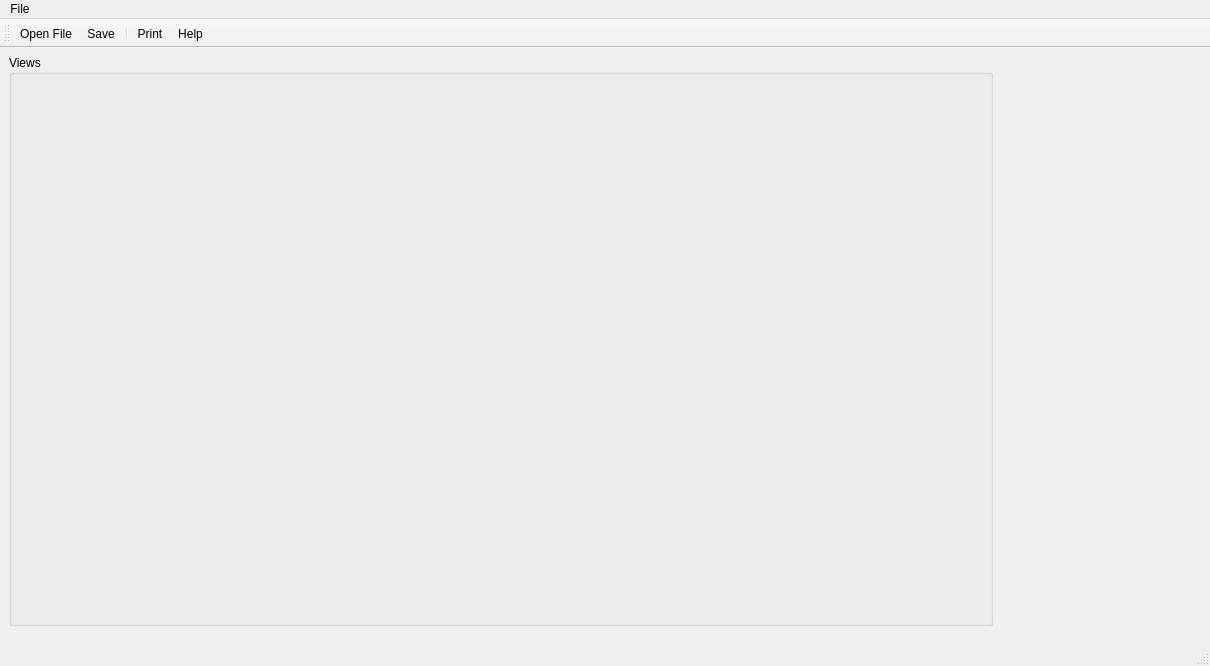
<?xml version="1.0" encoding="UTF-8"?>
<ui version="4.0">
 <class>SimpleView</class>
 <widget class="QMainWindow" name="SimpleView">
  <property name="geometry">
   <rect>
    <x>0</x>
    <y>0</y>
    <width>1210</width>
    <height>666</height>
   </rect>
  </property>
  <property name="windowTitle">
   <string>SimpleView</string>
  </property>
  <property name="windowIcon">
   <iconset resource="Icons/icons.qrc">
    <normaloff>:/Icons/help.png</normaloff>:/Icons/help.png</iconset>
  </property>
  <property name="iconSize">
   <size>
    <width>22</width>
    <height>22</height>
   </size>
  </property>
  <widget class="QWidget" name="centralwidget">
   <widget class="QGroupBox" name="groupBoxGraph">
    <property name="geometry">
     <rect>
      <x>9</x>
      <y>7</y>
      <width>984</width>
      <height>571</height>
     </rect>
    </property>
    <property name="sizePolicy">
     <sizepolicy hsizetype="Expanding" vsizetype="Expanding">
      <horstretch>1</horstretch>
      <verstretch>1</verstretch>
     </sizepolicy>
    </property>
    <property name="title">
     <string>Views</string>
    </property>
    <layout class="QVBoxLayout">
     <property name="spacing">
      <number>0</number>
     </property>
     <property name="leftMargin">
      <number>0</number>
     </property>
     <property name="topMargin">
      <number>0</number>
     </property>
     <property name="rightMargin">
      <number>0</number>
     </property>
     <property name="bottomMargin">
      <number>0</number>
     </property>
     <item>
      <widget class="QVTKOpenGLWidget" name="qvtkWidget" native="true">
       <property name="sizePolicy">
        <sizepolicy hsizetype="Expanding" vsizetype="Expanding">
         <horstretch>1</horstretch>
         <verstretch>1</verstretch>
        </sizepolicy>
       </property>
       <property name="minimumSize">
        <size>
         <width>300</width>
         <height>300</height>
        </size>
       </property>
      </widget>
     </item>
    </layout>
   </widget>
  </widget>
  <widget class="QMenuBar" name="menubar">
   <property name="geometry">
    <rect>
     <x>0</x>
     <y>0</y>
     <width>1210</width>
     <height>22</height>
    </rect>
   </property>
   <widget class="QMenu" name="menuFile">
    <property name="title">
     <string>File</string>
    </property>
    <addaction name="actionOpenFile"/>
    <addaction name="actionSave"/>
    <addaction name="separator"/>
    <addaction name="actionPrint"/>
    <addaction name="actionHelp"/>
    <addaction name="actionExit"/>
   </widget>
   <addaction name="menuFile"/>
  </widget>
  <widget class="QStatusBar" name="statusbar"/>
  <widget class="QToolBar" name="toolBar">
   <property name="orientation">
    <enum>Qt::Horizontal</enum>
   </property>
   <property name="iconSize">
    <size>
     <width>22</width>
     <height>22</height>
    </size>
   </property>
   <attribute name="toolBarArea">
    <enum>TopToolBarArea</enum>
   </attribute>
   <attribute name="toolBarBreak">
    <bool>false</bool>
   </attribute>
   <addaction name="actionOpenFile"/>
   <addaction name="actionSave"/>
   <addaction name="separator"/>
   <addaction name="actionPrint"/>
   <addaction name="actionHelp"/>
  </widget>
  <action name="actionOpenFile">
   <property name="enabled">
    <bool>true</bool>
   </property>
   <property name="icon">
    <iconset resource="Icons/icons.qrc">
     <normaloff>:/Icons/fileopen.png</normaloff>:/Icons/fileopen.png</iconset>
   </property>
   <property name="text">
    <string>Open File...</string>
   </property>
  </action>
  <action name="actionExit">
   <property name="text">
    <string>Exit</string>
   </property>
  </action>
  <action name="actionPrint">
   <property name="icon">
    <iconset resource="Icons/icons.qrc">
     <normaloff>:/Icons/print.png</normaloff>:/Icons/print.png</iconset>
   </property>
   <property name="text">
    <string>Print</string>
   </property>
  </action>
  <action name="actionHelp">
   <property name="icon">
    <iconset resource="Icons/icons.qrc">
     <normaloff>:/Icons/help.png</normaloff>:/Icons/help.png</iconset>
   </property>
   <property name="text">
    <string>Help</string>
   </property>
  </action>
  <action name="actionSave">
   <property name="icon">
    <iconset resource="Icons/icons.qrc">
     <normaloff>:/Icons/filesave.png</normaloff>:/Icons/filesave.png</iconset>
   </property>
   <property name="text">
    <string>Save</string>
   </property>
  </action>
 </widget>
 <customwidgets>
  <customwidget>
   <class>QVTKOpenGLWidget</class>
   <extends>QWidget</extends>
   <header>QVTKOpenGLWidget.h</header>
  </customwidget>
 </customwidgets>
 <resources>
  <include location="Icons/icons.qrc"/>
 </resources>
 <connections/>
</ui>
